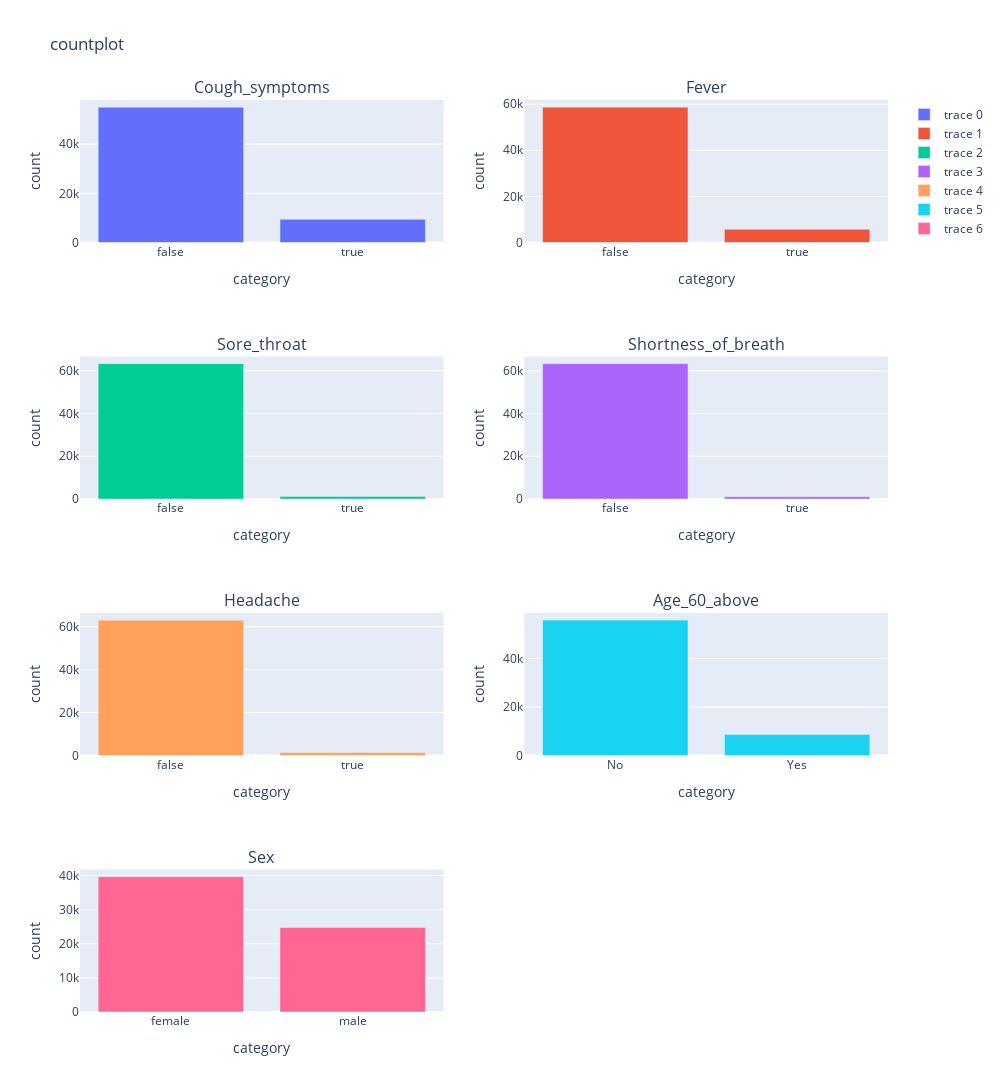

Notebook code for this chart:
### Markdown cell above
# EDA

### Code cell
# counts plots
#  using plotly library 
# Create subplots
fig = make_subplots(rows = 4 ,cols = 2,subplot_titles = ('Cough_symptoms', 'Fever','Sore_throat','Shortness_of_breath','Headache',
                                                      'Age_60_above', 'Sex'))

fig.add_trace(go.Bar(x= covid19_data['Cough_symptoms'].value_counts().index ,y = covid19_data['Cough_symptoms'].value_counts().values) ,row =1,col =1)
fig.add_trace(go.Bar(x= covid19_data['Fever'].value_counts().index , y = covid19_data['Fever'].value_counts().values),row = 1 ,col = 2)
fig.add_trace(go.Bar(x= covid19_data['Sore_throat'].value_counts().index, y = covid19_data['Sore_throat'].value_counts().values), row = 2,col = 1)
fig.add_trace(go.Bar(x= covid19_data['Shortness_of_breath'].value_counts().index, y = covid19_data['Shortness_of_breath'].value_counts().values), row = 2,col = 2)
fig.add_trace(go.Bar(x= covid19_data['Headache'].value_counts().index, y = covid19_data['Headache'].value_counts().values), row = 3,col = 1)
fig.add_trace(go.Bar(x= covid19_data['Age_60_above'].value_counts().index, y = covid19_data['Age_60_above'].value_counts().values), row = 3,col = 2)
fig.add_trace(go.Bar(x= covid19_data['Sex'].value_counts().index, y = covid19_data['Sex'].value_counts().values), row = 4,col = 1)

# update layout and x-axis, y-axis.

fig.update_layout(width = 1000,height = 1200 ,title_text = 'countplot')
fig.update_xaxes(title_text = 'category' ,row =1, col = 1)
fig.update_xaxes(title_text = 'category',row = 1 ,col = 2)
fig.update_xaxes(title_text = 'category',row = 2 ,col = 1)
fig.update_xaxes(title_text = 'category',row = 2 ,col = 2)
fig.update_xaxes(title_text = 'category',row = 3 ,col = 1)
fig.update_xaxes(title_text = 'category',row = 3 ,col = 2)
fig.update_xaxes(title_text = 'category',row = 4 ,col = 1)


fig.update_yaxes(title_text = 'count', row =1 ,col =1 )
fig.update_yaxes(title_text = 'count', row =1 ,col =2 )
fig.update_yaxes(title_text = 'count', row =2 ,col =1 )
fig.update_yaxes(title_text = 'count', row =2 ,col =2 )
fig.update_yaxes(title_text = 'count', row =3 ,col =1 )
fig.update_yaxes(title_text = 'count', row =3 ,col =2 )
fig.update_yaxes(title_text = 'count', row =4 ,col =1 )


fig.show()


# Here's a better visual to help you see how many people have symptoms or not.

### Figure 1 — Plotly figure (JSON) as saved in the notebook; plotly's stock layout.template omitted (floating-point values rounded to 4 significant figures)
{"data": [{"type": "bar", "x": ["false", "true"], "xaxis": "x", "y": [55045, 9423], "yaxis": "y"}, {"type": "bar", "x": ["false", "true"], "xaxis": "x2", "y": [58724, 5744], "yaxis": "y2"}, {"type": "bar", "x": ["false", "true"], "xaxis": "x3", "y": [63295, 1173], "yaxis": "y3"}, {"type": "bar", "x": ["false", "true"], "xaxis": "x4", "y": [63384, 1084], "yaxis": "y4"}, {"type": "bar", "x": ["false", "true"], "xaxis": "x5", "y": [63062, 1406], "yaxis": "y5"}, {"type": "bar", "x": ["No", "Yes"], "xaxis": "x6", "y": [55816, 8652], "yaxis": "y6"}, {"type": "bar", "x": ["female", "male"], "xaxis": "x7", "y": [39693, 24775], "yaxis": "y7"}], "layout": {"annotations": [{"font": {"size": 16}, "showarrow": false, "text": "Cough_symptoms", "x": 0.225, "xanchor": "center", "xref": "paper", "y": 1, "yanchor": "bottom", "yref": "paper"}, {"font": {"size": 16}, "showarrow": false, "text": "Fever", "x": 0.775, "xanchor": "center", "xref": "paper", "y": 1, "yanchor": "bottom", "yref": "paper"}, {"font": {"size": 16}, "showarrow": false, "text": "Sore_throat", "x": 0.225, "xanchor": "center", "xref": "paper", "y": 0.7188, "yanchor": "bottom", "yref": "paper"}, {"font": {"size": 16}, "showarrow": false, "text": "Shortness_of_breath", "x": 0.775, "xanchor": "center", "xref": "paper", "y": 0.7188, "yanchor": "bottom", "yref": "paper"}, {"font": {"size": 16}, "showarrow": false, "text": "Headache", "x": 0.225, "xanchor": "center", "xref": "paper", "y": 0.4375, "yanchor": "bottom", "yref": "paper"}, {"font": {"size": 16}, "showarrow": false, "text": "Age_60_above", "x": 0.775, "xanchor": "center", "xref": "paper", "y": 0.4375, "yanchor": "bottom", "yref": "paper"}, {"font": {"size": 16}, "showarrow": false, "text": "Sex", "x": 0.225, "xanchor": "center", "xref": "paper", "y": 0.1562, "yanchor": "bottom", "yref": "paper"}], "height": 1200, "title": {"text": "countplot"}, "width": 1000, "xaxis": {"anchor": "y", "domain": [0, 0.45], "title": {"text": "category"}}, "xaxis2": {"anchor": "y2", "domain": [0.55, 1], "title": {"text": "category"}}, "xaxis3": {"anchor": "y3", "domain": [0, 0.45], "title": {"text": "category"}}, "xaxis4": {"anchor": "y4", "domain": [0.55, 1], "title": {"text": "category"}}, "xaxis5": {"anchor": "y5", "domain": [0, 0.45], "title": {"text": "category"}}, "xaxis6": {"anchor": "y6", "domain": [0.55, 1], "title": {"text": "category"}}, "xaxis7": {"anchor": "y7", "domain": [0, 0.45], "title": {"text": "category"}}, "xaxis8": {"anchor": "y8", "domain": [0.55, 1]}, "yaxis": {"anchor": "x", "domain": [0.8438, 1], "title": {"text": "count"}}, "yaxis2": {"anchor": "x2", "domain": [0.8438, 1], "title": {"text": "count"}}, "yaxis3": {"anchor": "x3", "domain": [0.5625, 0.7188], "title": {"text": "count"}}, "yaxis4": {"anchor": "x4", "domain": [0.5625, 0.7188], "title": {"text": "count"}}, "yaxis5": {"anchor": "x5", "domain": [0.2812, 0.4375], "title": {"text": "count"}}, "yaxis6": {"anchor": "x6", "domain": [0.2812, 0.4375], "title": {"text": "count"}}, "yaxis7": {"anchor": "x7", "domain": [0, 0.1562], "title": {"text": "count"}}, "yaxis8": {"anchor": "x8", "domain": [0, 0.1562]}}}
